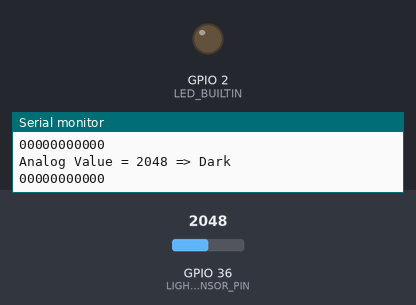
The sketch below on a simulated ESP32. On the bench: output pins drawn as LEDs (lit = HIGH), the last lines printed to the serial monitor. Dashed ring = blinking. The test bench sets the inputs (shaded band); at power-on: GPIO 36 (LIGHT_SENSOR_PIN) = 2048.

Above: at 1.8 s.
1.9 s: GPIO 36 (LIGHT_SENSOR_PIN) set to 551
3.4 s: GPIO 36 (LIGHT_SENSOR_PIN) set to 451
At 4.8 s:
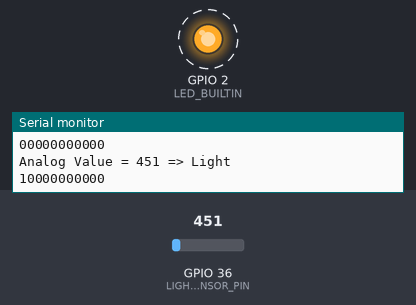
Timing chart, 0 to 13.5 s (numbered marks = the images above; inputs shaded):
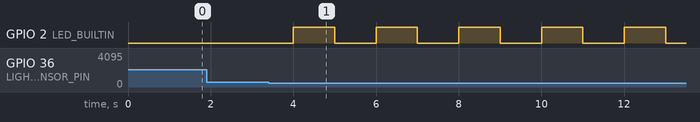

Measured:
- the behaviour switches between 500 and 499 on GPIO 36 (LIGHT_SENSOR_PIN) (found by bisection; images 0 and 1)
- after the input at 3.4 s, GPIO 2 (LED_BUILTIN): alternates HIGH for 1.0 s and LOW for 1.0 s, starting after 0.60 s

The sketch:

pj.ino
```cpp
/*
 * This ESP32 code is created by esp32io.com
 *
 * This ESP32 code is released in the public domain
 *
 * For more detail (instruction and wiring diagram), visit https://esp32io.com/tutorials/esp32-light-sensor
 */

#define LIGHT_SENSOR_PIN 36 // ESP32 pin GIOP36 (ADC0)
#include <stdbool.h>

bool isLightOn = false;
int window[10];

void setup() {
  // initialize serial communication at 9600 bits per second:
  Serial.begin(9600);
  pinMode(LIGHT_SENSOR_PIN, INPUT_PULLUP);
  pinMode(LED_BUILTIN, OUTPUT);
}

void loop() {
  // reads the input on analog pin (value between 0 and 4095)
  int analogValue = analogRead(LIGHT_SENSOR_PIN);

  Serial.print("Analog Value = ");
  Serial.print(analogValue);   // the raw analog reading

  // We'll have a few threshholds, qualitatively determined
  if (analogValue < 500) {
    Serial.println(" => Light");
    // Shift the window to the right
    for (int i = 10 - 1; i > 0; i--) {
        window[i] = window[i - 1];
    }
    window[0] = 1;
  }  else {
    Serial.println(" => Dark");
    // Shift the window to the right
    for (int i = 10 - 1; i > 0; i--) {
        window[i] = window[i - 1];
    }
    window[0] = 0;
  }

  if (containsMotion() && isLightOn == false) {
    digitalWrite(LED_BUILTIN, HIGH);
    isLightOn = true;
  } else {
    digitalWrite(LED_BUILTIN, LOW);
    isLightOn = false;
  }

  for (int i = 0; i < 10; i++) {
    Serial.print(window[i]);
    if (i==9){
      Serial.println(window[i]);
    }
  }

  delay(1000);
}

bool containsMotion() {
  // Check if window contains any motion data
  for (int i = 0; i < 10; i++) {
    if (window[i] == 1) {
      return true; // If motion data is found, return true
    }
  }
  return false; // If no motion data is found, return false
}
```
